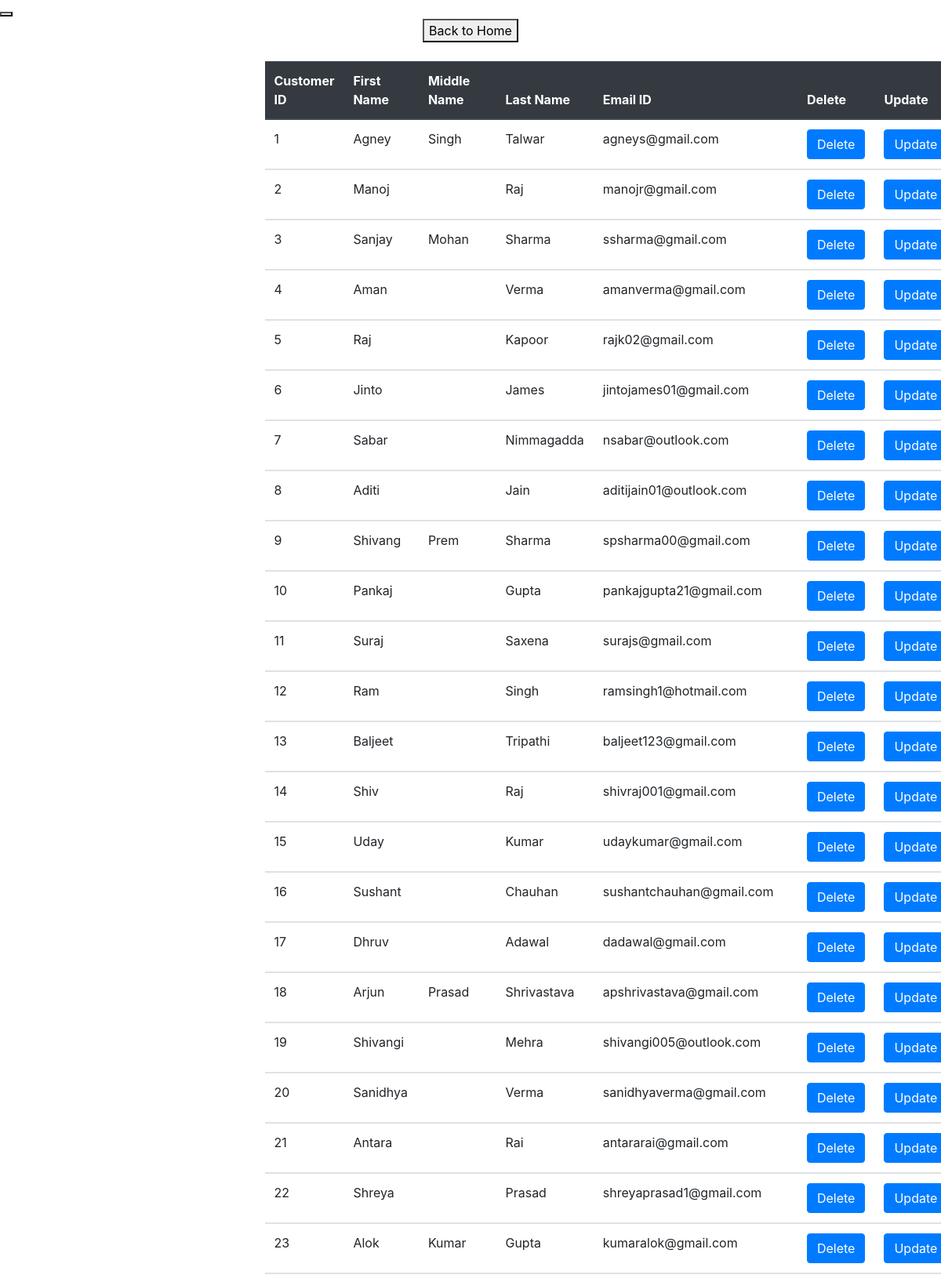
Page /ShopManagement/customer_display.php (upper part) on the committed database.
### tables this page shows
CREATE TABLE `customer` (
  `Customer_ID` int(11) NOT NULL,
  `First_Name` varchar(9) NOT NULL,
  `Middle_Name` varchar(8) DEFAULT NULL,
  `Last_Name` varchar(12) NOT NULL,
  `Email_ID` varchar(27) NOT NULL
);

### ShopManagement/customer_display.php (the view, shortened to what this page needs)
<!DOCTYPE html>
<html lang="en">
<head>
	<link rel="stylesheet" href="https://stackpath.bootstrapcdn.com/bootstrap/4.5.2/css/bootstrap.min.css">
</head>
<body style="background-color:#7f8c8d>
<center><div id="center_button"><button onclick="location.href='index.php'"></button> </center><br>
<center><div id="center_button"><button onclick="location.href='homepage.php'">Back to Home</button> </center><br>
	<div class="container">
		<div class'"row">
			<div class="col-lg-6 m-auto">
				<table class="table">
					<thead class="thead-dark">
						<tr>
						<th scope="col">Customer ID</th>
						<th scope="col">First Name</th>
						<th scope="col">Middle Name</th>
						<th scope="col">Last Name </th>
						<th scope="col">Email ID</th>
						<th scope="col">Delete</th>
						<th scope="col">Update</th>
						</tr>
					</thead>
					<?php
						include 'conn.php';
						$query="select * from customer";
						$result=mysqli_query($conn,$query);
						while($res=mysqli_fetch_array($result)){
					?>
					<tbody>
						<tr>
						<td><?php echo $res['Customer_ID'] ?> </td>
						<td><?php echo $res['First_Name'] ?> </td>
						<td><?php echo $res['Middle_Name'] ?> </td>
						<td><?php echo $res['Last_Name'] ?> </td>
						<td><?php echo $res['Email_ID'] ?> </td>
						<td><a href="customer_delete.php?Customer_ID=<?php echo $res['Customer_ID']?>"><input type="button" class="btn btn-primary" value="Delete"></a></td>
						<td><a href="customer_update.php?Customer_ID=<?php echo $res['Customer_ID']?>"><input type="button" class="btn btn-primary" value="Update"></a></td>
						</tr>
					</tbody>
						<?php }?>
				</table>
			</div>
		</div>
	</div>
</body>
</html>

### rows in the picture
customer: Customer_ID "1", First_Name "Agney", Middle_Name "Singh", Last_Name "Talwar", Email_ID "agneys@gmail.com"
customer: Customer_ID "2", First_Name "Manoj", Last_Name "Raj", Email_ID "manojr@gmail.com"
customer: Customer_ID "3", First_Name "Sanjay", Middle_Name "Mohan", Last_Name "Sharma", Email_ID "ssharma@gmail.com"
customer: Customer_ID "4", First_Name "Aman", Last_Name "Verma", Email_ID "amanverma@gmail.com"
customer: Customer_ID "5", First_Name "Raj", Last_Name "Kapoor", Email_ID "rajk02@gmail.com"
customer: Customer_ID "6", First_Name "Jinto", Last_Name "James", Email_ID "jintojames01@gmail.com"
customer: Customer_ID "7", First_Name "Sabar", Last_Name "Nimmagadda", Email_ID "nsabar@outlook.com"
customer: Customer_ID "8", First_Name "Aditi", Last_Name "Jain", Email_ID "aditijain01@outlook.com"
customer: Customer_ID "9", First_Name "Shivang", Middle_Name "Prem", Last_Name "Sharma", Email_ID "spsharma00@gmail.com"
customer: Customer_ID "10", First_Name "Pankaj", Last_Name "Gupta", Email_ID "pankajgupta21@gmail.com"
customer: Customer_ID "11", First_Name "Suraj", Last_Name "Saxena", Email_ID "surajs@gmail.com"
customer: Customer_ID "12", First_Name "Ram", Last_Name "Singh", Email_ID "ramsingh1@hotmail.com"
customer: Customer_ID "13", First_Name "Baljeet", Last_Name "Tripathi", Email_ID "baljeet123@gmail.com"
customer: Customer_ID "14", First_Name "Shiv", Last_Name "Raj", Email_ID "shivraj001@gmail.com"
customer: Customer_ID "15", First_Name "Uday", Last_Name "Kumar", Email_ID "udaykumar@gmail.com"
customer: Customer_ID "16", First_Name "Sushant", Last_Name "Chauhan", Email_ID "sushantchauhan@gmail.com"
customer: Customer_ID "17", First_Name "Dhruv", Last_Name "Adawal", Email_ID "dadawal@gmail.com"
customer: Customer_ID "18", First_Name "Arjun", Middle_Name "Prasad", Last_Name "Shrivastava", Email_ID "apshrivastava@gmail.com"
customer: Customer_ID "19", First_Name "Shivangi", Last_Name "Mehra", Email_ID "shivangi005@outlook.com"
customer: Customer_ID "20", First_Name "Sanidhya", Last_Name "Verma", Email_ID "sanidhyaverma@gmail.com"
customer: Customer_ID "21", First_Name "Antara", Last_Name "Rai", Email_ID "antararai@gmail.com"
customer: Customer_ID "22", First_Name "Shreya", Last_Name "Prasad", Email_ID "shreyaprasad1@gmail.com"
customer: Customer_ID "23", First_Name "Alok", Middle_Name "Kumar", Last_Name "Gupta", Email_ID "kumaralok@gmail.com"
